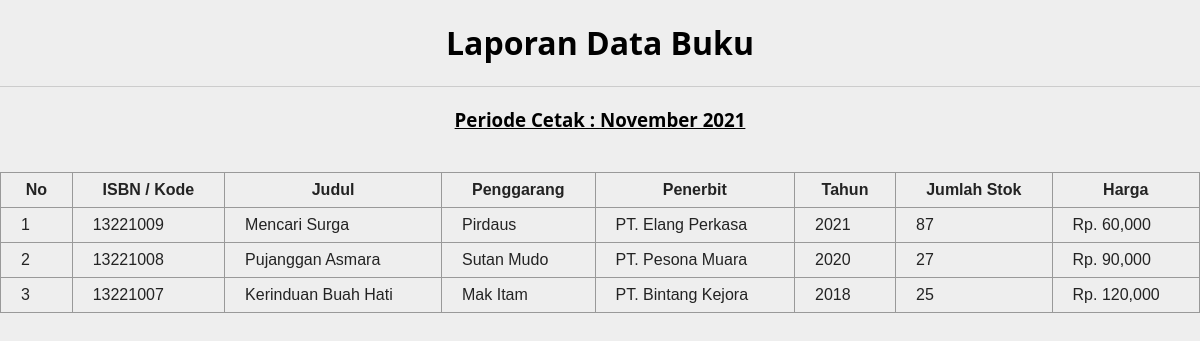
Page /admin/page/laporan/vlap_buku.php on the committed database.
### tables this page shows
CREATE TABLE `tb_buku` (
  `id_buku` int(11) NOT NULL,
  `kode_buku` varchar(255) NOT NULL,
  `judul_buku` varchar(255) NOT NULL,
  `penggarang_buku` varchar(255) NOT NULL,
  `penerbit_buku` varchar(255) NOT NULL,
  `tahun_buku` varchar(255) NOT NULL,
  `jumlah_buku` int(11) NOT NULL,
  `harga_buku` int(11) NOT NULL
);

### admin/page/laporan/vlap_buku.php (the view, shortened to what this page needs)
<?php
$koneksi = mysqli_connect('localhost', 'root', '', 'db_storevaria');
?>
<!DOCTYPE html>
<head>
</head>
<body>
    <div class="container">
        <div class="row">
            <div>
                <center>
                    <h1>Laporan Data Buku</h1>
                    <hr <hr style="display: block; height: 1px;border: 0; border-top: 1px solid #ccc;margin: 1em 0; padding: 0;">
                </center>
            </div>
        </div>
        <h3 align="center"><u>Periode Cetak : <?php echo date('F Y')  ?></u></h3>
        <div class="row">
            <div>
                <div>
                    <br>
                    <table>
                        <thead>
                            <tr>
                                <th>No</th>
                                <th>ISBN / Kode</th>
                                <th>Judul</th>
                                <th>Penggarang</th>
                                <th>Penerbit</th>
                                <th>Tahun</th>
                                <th>Jumlah Stok</th>
                                <th>Harga</th>
                            </tr>
                        </thead>
                        <tbody>
                            <?php
                            $no = 1;
                            $ambil = $koneksi->query("SELECT * FROM tb_buku ORDER BY tahun_buku = 'DESC'");
                            while ($pecah = $ambil->fetch_object()) {
                            ?>
                                <tr>
                                    <td><?php echo $no++ ?></td>
                                    <td><?= $pecah->kode_buku ?></td>
                                    <td><?= $pecah->judul_buku ?></td>
                                    <td><?= $pecah->penggarang_buku ?></td>
                                    <td><?= $pecah->penerbit_buku  ?></td>
                                    <td><?= $pecah->tahun_buku  ?></td>
                                    <td><?= $pecah->jumlah_buku  ?></td>
                                    <td>Rp. <?= number_format(  $pecah->harga_buku  ) ?></td>
                                </tr>
                            <?php } ?>
                        </tbody>
                    </table>
                </div>
            </div>
        </div>
    </div>
</body>
</html>

### admin/page/laporan/vlap_buku.php (style rules this page uses)
html, body { background: #eee; margin: 0; font-family: 'Open Sans', sans-serif; }
.container { margin: auto; }
table { border-collapse: collapse; width: 100%; font-family: sans-serif; color: #232323; border-collapse: collapse; }
table, th, td { border: 1px solid black; border: 1px solid #999; padding: 8px 20px; }

### rows in the picture
tb_buku: kode_buku "13221009", judul_buku "Mencari Surga", penggarang_buku "Pirdaus", penerbit_buku "PT. Elang Perkasa", tahun_buku "2021", jumlah_buku "87", harga_buku "60,000"
tb_buku: kode_buku "13221008", judul_buku "Pujanggan Asmara", penggarang_buku "Sutan Mudo", penerbit_buku "PT. Pesona Muara", tahun_buku "2020", jumlah_buku "27", harga_buku "90,000"
tb_buku: kode_buku "13221007", judul_buku "Kerinduan Buah Hati", penggarang_buku "Mak Itam", penerbit_buku "PT. Bintang Kejora", tahun_buku "2018", jumlah_buku "25", harga_buku "120,000"
